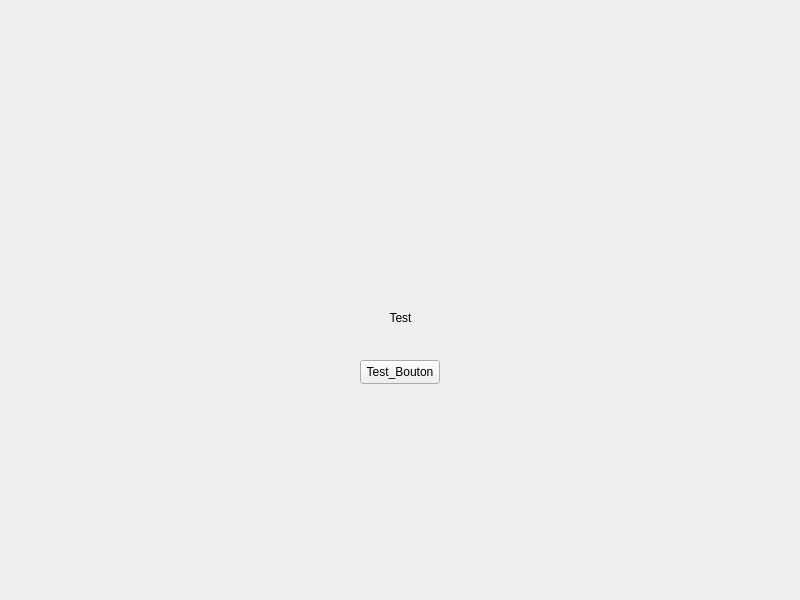
<?xml version="1.0" encoding="UTF-8"?>
<ui version="4.0">
 <class>Widget</class>
 <widget class="QWidget" name="Widget">
  <property name="geometry">
   <rect>
    <x>0</x>
    <y>0</y>
    <width>800</width>
    <height>600</height>
   </rect>
  </property>
  <property name="windowTitle">
   <string>Widget</string>
  </property>
  <widget class="QPushButton" name="bouton_test">
   <property name="geometry">
    <rect>
     <x>360</x>
     <y>360</y>
     <width>80</width>
     <height>24</height>
    </rect>
   </property>
   <property name="text">
    <string>Test_Bouton</string>
   </property>
  </widget>
  <widget class="QLabel" name="label_test">
   <property name="geometry">
    <rect>
     <x>350</x>
     <y>310</y>
     <width>101</width>
     <height>16</height>
    </rect>
   </property>
   <property name="text">
    <string>Test</string>
   </property>
   <property name="alignment">
    <set>Qt::AlignmentFlag::AlignCenter</set>
   </property>
  </widget>
 </widget>
 <resources/>
 <connections/>
</ui>
